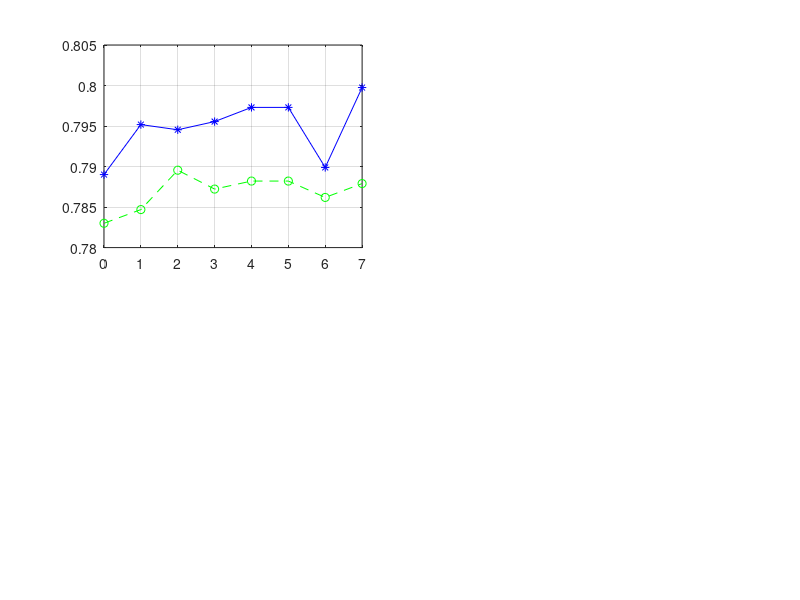

MATLAB code for this plot: (Note: this script raises an error after producing the figure.)
fig = figure;

%---plot adult graph
subplot(2,2,1);

data_x = [0 1 2 3 4 5 6 7];
data_y1 = [0.783 0.78469 0.78955 0.78722 0.78821 0.78821 0.78619 0.7879];
data_y2 = [0.78901 0.79518 0.79454 0.79555 0.7973 0.7973 0.78989 0.79975];

p = plot(data_x,data_y1,'g--o',data_x,data_y2,'b-*');
ylim([0.78 0.805]);
grid on
h = hline(0.78177, 'r', 'BL1');
%h = hline(0.78177, 'r:', 'BL1');
legend('No Rank', 'Rank', 'Location', 'south');
set(gca,'XTick',[0 1 2 3 4 5 6 7]);
set(gca,'XTickLabel',{'H-VC', 'H-CFC', 'HV-VC', 'HV-CFC', 'V-VC', 'V-CFC', 'VH-VC', 'VH-CFC'});
%xticklabel_rotate([1 2 3 4 5 6 7 8], 90, {'H-VC', 'H-CFC', 'HV-VC', 'HV-CFC', 'V-VC', 'V-CFC', 'VH-VC', 'VH-CFC'}, 'Fontsize',8);

labels1 = {'SVM', 'SVM', 'RF', 'SVM', 'RF', 'RF', 'SVM', 'SVM'};
text(data_x, data_y1, labels1, 'VerticalAlignment','bottom','HorizontalAlignment','left', 'FontSize', 8);
%hText1 = text(data_x, data_y1, labels1, 'FontSize', 8);
%set(hText1, 'Rotation', 90, 'VerticalAlignment','bottom','HorizontalAlignment','left');

labels2 = {'RF(R3-3)', 'SVM(R1)', 'SVM(R4-2)', 'SVM(R4-2)', 'RF(R2-1)', 'RF(R2-1)', 'SVM(R4-1)', 'SVM(R4-3)'};
hText2 = text(data_x, data_y2, labels2, 'FontSize', 8);
set(hText2, 'Rotation', 90, 'VerticalAlignment','top','HorizontalAlignment','left');

title({'Performance comparison of the high scored models with', 'baseline and w/o rank on MIMIC-III Adult Dataset'}, 'FontSize',14,'FontWeight','bold');
ylabel('Fwa score','FontSize',12,'FontWeight','bold');
xlabel('Ensemble Models','FontSize',12,'FontWeight','bold');

%---plot senior graph
subplot(2,2,2);

data_x = [0 1 2 3 4 5 6 7];
data_y1 = [0.64669 0.62891 0.63644 0.63696 0.6378 0.6378 0.63633 0.64773];
data_y2 = [0.65945 0.66333 0.6496 0.64641 0.64652 0.64652 0.64024 0.65183];

p = plot(data_x,data_y1,'g--o',data_x,data_y2,'b-*');
ylim([0.625 0.67]);
grid on
h = hline(0.64569, 'r', 'BL1');
%h = hline(0.64569, 'r:', 'BL1');
legend('No Rank', 'Rank', 'Location', 'south');
set(gca,'XTick',[0 1 2 3 4 5 6 7]);
set(gca,'XTickLabel',{'H-VC', 'H-CFC', 'HV-VC', 'HV-CFC', 'V-VC', 'V-CFC', 'VH-VC', 'VH-CFC'});
%xticklabel_rotate([1 2 3 4 5 6 7 8], 90, {'H-VC', 'H-CFC', 'HV-VC', 'HV-CFC', 'V-VC', 'V-CFC', 'VH-VC', 'VH-CFC'}, 'Fontsize',8);

labels1 = {'NB', 'NB', 'NB', 'NB', 'NB', 'NB', 'NB', 'NB'};
text(data_x, data_y1, labels1, 'VerticalAlignment','bottom','HorizontalAlignment','left', 'FontSize', 8);
%hText1 = text(data_x, data_y1, labels1, 'FontSize', 8);
%set(hText1, 'Rotation', 90, 'VerticalAlignment','bottom','HorizontalAlignment','left');

labels2 = {'NB(R4-3)', 'NB(R4-3)', 'NB(R1)', 'NB(R2-1)', 'NB(R1-1)', 'NB(R1-1)', 'NB(R2-1)', 'NB(R4-3)'};
hText2 = text(data_x, data_y2, labels2, 'FontSize', 8);
set(hText2, 'Rotation', 90, 'VerticalAlignment','top','HorizontalAlignment','left');

title({'Performance comparison of the high scored models with', 'baseline and w/o rank on MIMIC-III Senior Dataset'}, 'FontSize',14,'FontWeight','bold');
ylabel('Fwa score','FontSize',12,'FontWeight','bold');
xlabel('Ensemble Models','FontSize',12,'FontWeight','bold');

subplot(2,2,3);
subplot(2,2,4);